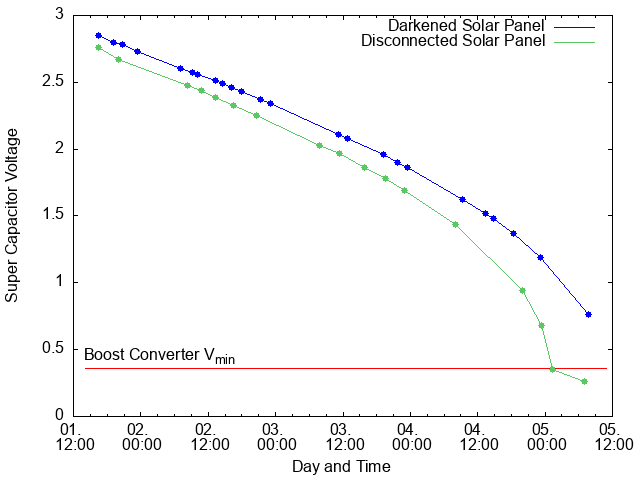

Here is the gnuplot script that generated this plot:
set term png
set output "plot.png"

set xdata time
set format x "%d. \n %H:%M"
set timefmt "%d-%H:%M"

show style line
set ylabel 'Supercapacitor Voltage'
set xlabel 'Day and Time'

set style line 1 lt rgb "blue" lw 1 pt 2
set style line 2 lc rgb "blue" pt 7
set style line 3 lt rgb "#5cc863" lw 1 pt 2
set style line 4 lc rgb "#5cc863" pt 7
set style line 5 lt rgb "red" lw 1 pt 2

set arrow from "1-14:00",0.35 to "5-10:45",0.35 nohead linestyle 5
set label "Boost Converter V_{min}" left at graph 0.02, graph 0.15

plot "darkened.data" using 1:2 w lines ls 1 title 'Darkened Solar Panel', \
    "" using 1:2 w points ls 2 title '', \
    "disconnected.data" using 1:2 w lines ls 3 title 'Disconnected Solar Panel', \
    "" using 1:2 w points ls 4 title ''